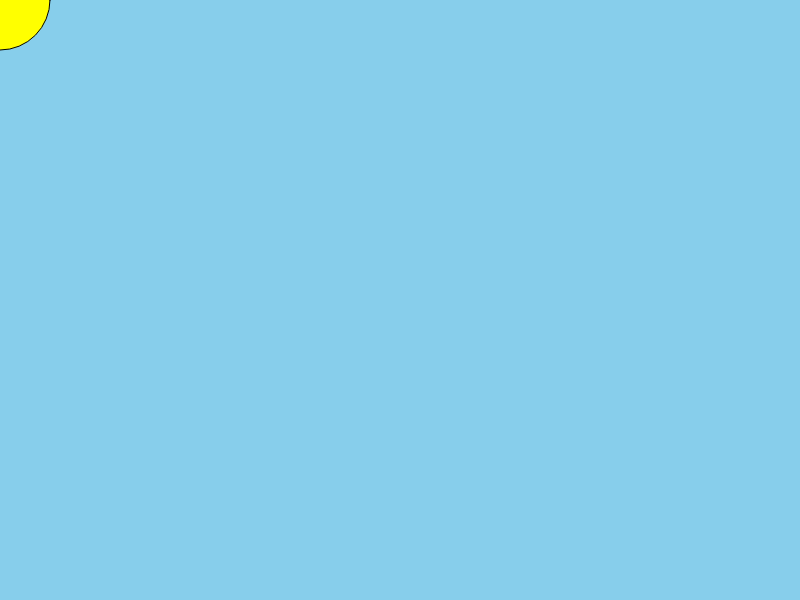
Frame 1 (no input)
Frame 60 (no input): identical to frame 1, image omitted
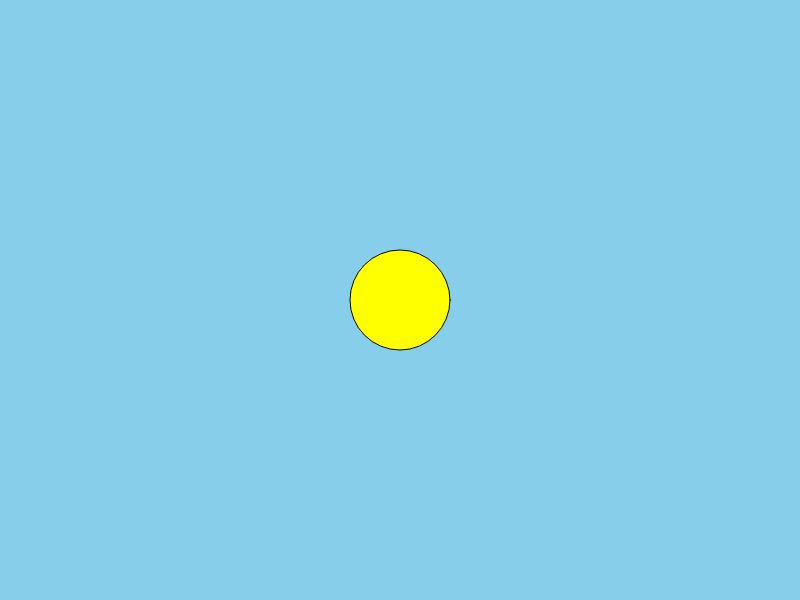
Frame 120 (the mouse pressed at the canvas centre since frame 60)

The p5.js sketch that drew these frames (run headless with seeded random() and noise() and a simulated clock; from frame 60 on, the mouse is pressed at the canvas centre):

// p5.js sketch
// ── sketch.js
function setup() {
    createCanvas(800, 600);
}

function draw() {
      background(135, 206, 235);
      fill ("yellow");
      circle (mouseX,mouseY,100);
}
